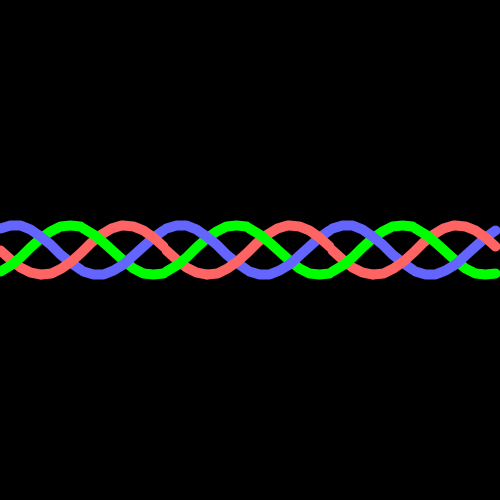
Frame 1 (no input)
Frame 60 (the mouse pressed at the canvas centre just before this capture): identical to frame 1, image omitted
Frame 120 (the mouse held since frame 60 and released just before this capture): identical to frame 1, image omitted

The Processing sketch that drew this single still picture (run headless with seeded random() and noise(); from frame 60 on, the mouse is pressed at the canvas centre):

// Processing sketch: Braid_with_Depth
// ── Braid_with_Depth.pde
int interval;
float thickness;

void setup(){
  size(500, 500);
  background(0);
  interval = width/3;
  thickness = height/20;
  noFill();
  strokeWeight(10);
  translate(0, height/2);
  drawUnit();
  translate(interval, 0);
  drawUnit();
  translate(interval, 0);
  drawUnit();
}

void draw(){
  
}

void drawUnit(){
  stroke(255, 100, 100);
  beginShape();
  for(int i=0; i<interval/4; i+=10){
    vertex(i, sin(map(i, 0, width, 0, TWO_PI*3))*thickness);
  }
  endShape();
  stroke(0, 255, 0);
  beginShape();
  for(int i=0; i<interval/2; i+=10){
    vertex(i, sin(map(i, 0, width, 0, TWO_PI*3)+TWO_PI/3)*thickness);
  }
  endShape();
  stroke(100, 100, 255);
  beginShape();
  for(int i=0; i<interval/2; i+=10){
    vertex(i, sin(map(i, 0, width, 0, TWO_PI*3)+TWO_PI/3*2)*thickness);
  }
  endShape();
  
  stroke(255, 100, 100);
  beginShape();
  for(int i=interval/4; i<interval/4*3; i+=10){
    vertex(i, sin(map(i, 0, width, 0, TWO_PI*3))*thickness);
  }
  endShape();
  stroke(0, 255, 0);
  beginShape();
  for(int i=interval/2; i<interval; i+=10){
    vertex(i, sin(map(i, 0, width, 0, TWO_PI*3)+TWO_PI/3)*thickness);
  }
  endShape();
  stroke(100, 100, 255);
  beginShape();
  for(int i=width/6; i<width/3; i+=10){
    vertex(i, sin(map(i, 0, width, 0, TWO_PI*3)+TWO_PI/3*2)*thickness);
  }
  endShape();
  stroke(255, 100, 100);
  beginShape();
  for(int i=interval/4*3; i<interval; i+=10){
    vertex(i, sin(map(i, 0, width, 0, TWO_PI*3))*thickness);
  }
  endShape();
}
